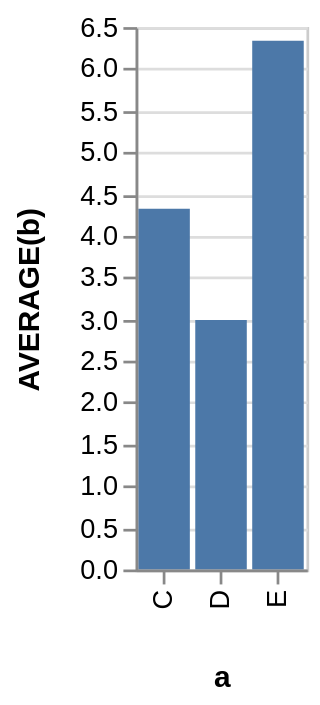

Write a Vega-Lite specification for this figure.
### Vega specification from a JSON file in a GitHub repository (floating-point values rounded to 4 significant figures)
{"$schema": "https://vega.github.io/schema/vega/v3.0.json", "autosize": "pad", "padding": 5, "encode": {"update": {"stroke": {"value": "#ccc"}, "fill": {"value": "transparent"}}}, "data": [{"name": "source_0", "values": [{"a": "C", "b": 2}, {"a": "C", "b": 7}, {"a": "C", "b": 4}, {"a": "D", "b": 1}, {"a": "D", "b": 2}, {"a": "D", "b": 6}, {"a": "E", "b": 8}, {"a": "E", "b": 4}, {"a": "E", "b": 7}]}, {"name": "data_0", "source": "source_0", "transform": [{"type": "formula", "expr": "toNumber(datum[\"b\"])", "as": "b"}, {"type": "aggregate", "groupby": ["a"], "ops": ["average"], "fields": ["b"], "as": ["average_b"]}]}], "signals": [{"name": "x_step", "value": 21}, {"name": "width", "update": "bandspace(domain('x').length, 0.1, 0.05) * x_step"}, {"name": "height", "update": "200"}], "marks": [{"name": "marks", "type": "rect", "role": "bar", "from": {"data": "data_0"}, "encode": {"update": {"x": {"scale": "x", "field": "a"}, "width": {"scale": "x", "band": true}, "y": {"scale": "y", "field": "average_b"}, "y2": {"scale": "y", "value": 0}, "fill": {"value": "#4c78a8"}}}}], "scales": [{"name": "x", "type": "band", "domain": {"data": "data_0", "field": "a", "sort": true}, "range": {"step": {"signal": "x_step"}}, "round": true, "paddingInner": 0.1, "paddingOuter": 0.05}, {"name": "y", "type": "linear", "domain": {"data": "data_0", "field": "average_b"}, "range": [{"signal": "height"}, 0], "round": true, "nice": true, "zero": true}], "axes": [{"scale": "x", "orient": "bottom", "tickCount": 5, "title": "a", "zindex": 1, "encode": {"labels": {"update": {"angle": {"value": 270}, "align": {"value": "right"}, "baseline": {"value": "middle"}}}}}, {"scale": "y", "orient": "left", "title": "AVERAGE(b)", "zindex": 1}, {"scale": "y", "domain": false, "grid": true, "labels": false, "maxExtent": 0, "minExtent": 0, "orient": "left", "ticks": false, "zindex": 0, "gridScale": "x"}], "config": {"axis": {"minExtent": 30}}}
